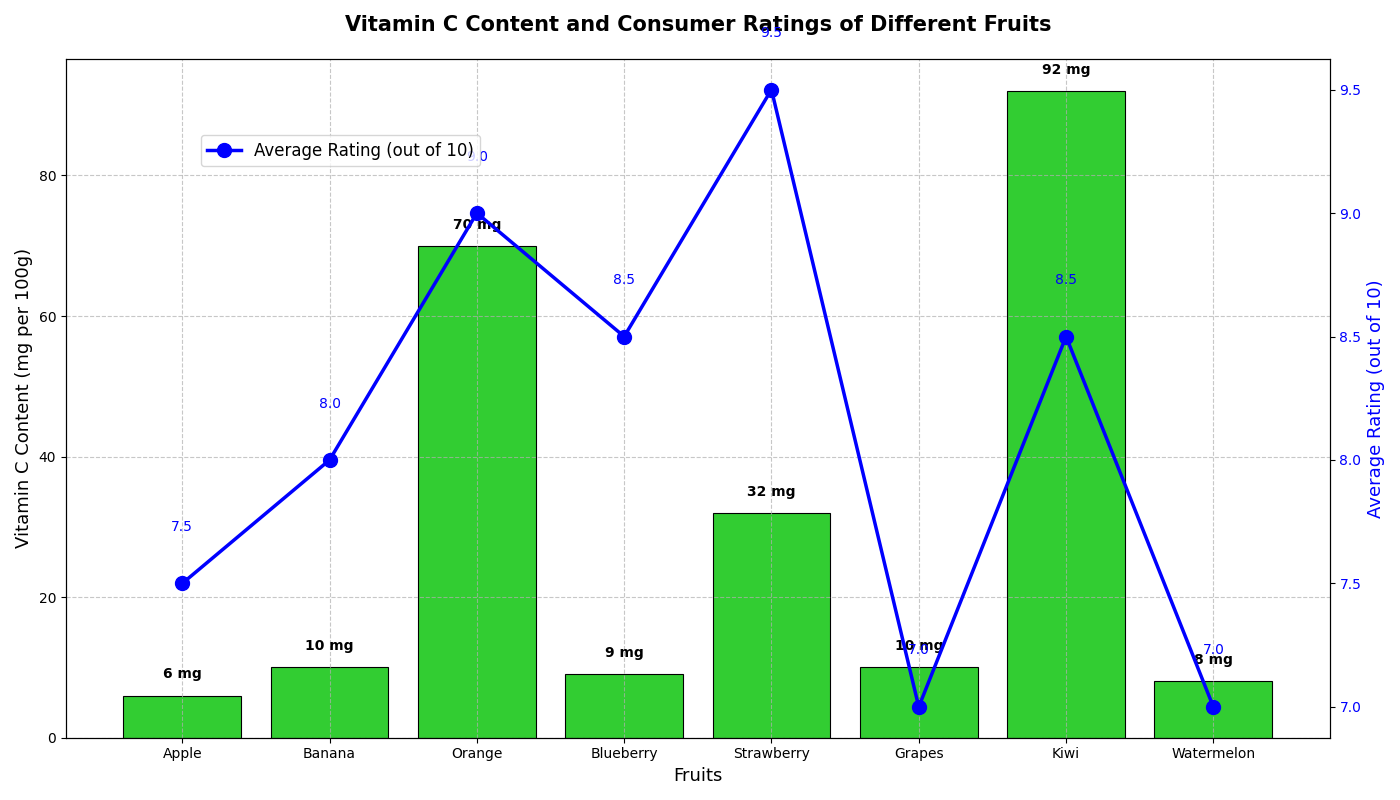

Recreate this plot in Python.
import matplotlib.pyplot as plt
import numpy as np

# Backstory: This chart visualizes the data on various fruits' vitamin content per 100 grams and their average consumer rating. 
# The bars represent the vitamin content (in mg), and a line chart overlays the bars to provide the average rating (out of 10) for each fruit.

# Data
fruits = ["Apple", "Banana", "Orange", "Blueberry", "Strawberry", "Grapes", "Kiwi", "Watermelon"]
vitamin_content = [6, 10, 70, 9, 32, 10, 92, 8]  # Vitamin C content (in mg per 100g)
avg_rating = [7.5, 8.0, 9.0, 8.5, 9.5, 7.0, 8.5, 7.0]  # Average rating (out of 10)

fig, ax1 = plt.subplots(figsize=(14, 8))

# Plotting the bars for vitamin content
bars = ax1.bar(fruits, vitamin_content, color="limegreen", edgecolor='black', linewidth=0.8)

# Adding labels above each bar
for bar in bars:
    yval = bar.get_height()
    ax1.text(bar.get_x() + bar.get_width() / 2, yval + 2, f'{yval} mg', ha='center', va='bottom', color='black', fontsize=10, weight='bold')

ax1.set_xlabel('Fruits', fontsize=13)
ax1.set_ylabel('Vitamin C Content (mg per 100g)', fontsize=13)
ax1.set_title('Vitamin C Content and Consumer Ratings of Different Fruits', fontsize=15, fontweight='bold', pad=20)
ax1.grid(True, linestyle='--', alpha=0.7)

# Plotting the line chart for average ratings
ax2 = ax1.twinx()
ax2.plot(fruits, avg_rating, color="blue", marker='o', linestyle='-', linewidth=2.5, markersize=10, label='Average Rating (out of 10)')

# Adding ratings labels
for i, rating in enumerate(avg_rating):
    ax2.text(i, rating + 0.2, f'{rating}', ha='center', va='bottom', color='blue', fontsize=10)

ax2.set_ylabel('Average Rating (out of 10)', fontsize=13, color='blue')
ax2.tick_params(axis='y', labelcolor='blue')

# Adding legends
lines_labels = [ax2.get_lines()[0]]
labels = [line.get_label() for line in lines_labels]
ax2.legend(lines_labels, labels, loc='upper left', bbox_to_anchor=(0.1, 0.9), fontsize=12)

# Adjust layout to prevent text overlap
plt.tight_layout()

# Display the plot
plt.show()
